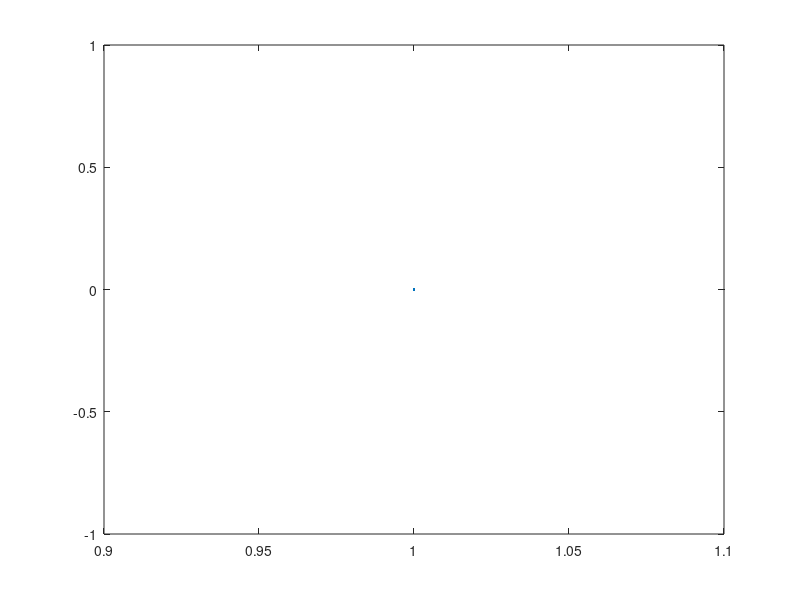

Reproduce this figure in MATLAB. (Note: this script raises an error after producing the figure.)
%
% Draw scatter plots.
%
% PARAMETERS 
%	$networks	Space-separated list of networks
%	$kind		Kind of plot:  Names of two statistics separated by a dot '.'
%	$class		Name of class used (corresponds to choice of networks)
%
% INPUT FILES
%	Depending on the kind
%
% OUTPUT FILES
%	plot/scatter.[a...].$kind.$class.eps
%	plot/scatter_single.[a...].$statistic_y.$class.eps (when $statistic_x == volume)
%	dat/scattercorr.$kind.$class
%

networks = getenv('networks');
kind = getenv('kind');
class = getenv('class'); 

networks = regexp(networks, '[a-zA-Z0-9_-]+', 'match')

if length(networks) == 0
    plot(0);
    konect_print(sprintf('plot/scatter.a.%s.%s.eps', kind, class)); 
    exit;
end

tokens = regexp(kind, '^(.+)\.(.+)$', 'tokens');
statistic_x = tokens{1}(1); statistic_x = statistic_x{:}; 
statistic_y = tokens{1}(2); statistic_y = statistic_y{:}; 

% One network per line.  Columns:  X, Y, FORMAT, WEIGHTS. 
s = [];

for k = 1 : prod(size(networks))
    network = networks(k); 
    network = network{:}

    info = read_info(network); 

    x = read_statistic(statistic_x, network);   x = x(1); 
    y = read_statistic(statistic_y, network);   y = y(1); 

    s = [ s ; x y info.format info.weights ]; 
end

x_label = konect_label_statistic(statistic_x, 'matlab');
y_label = konect_label_statistic(statistic_y, 'matlab'); 

% For some combinations of statistics, both axes show the same type of
% variable, and thus we draw square plots with the main diagonal (X=Y)
% visible.  
equal_axes = 0;
if strcmp(statistic_x, 'size_2') & strcmp(statistic_y, 'size_3'), equal_axes = 1;  end; 

[logarithmic] = konect_data_statistic();

statistic_x_field = konect_tofieldname(statistic_x);
statistic_y_field = konect_tofieldname(statistic_y);

x_log = logarithmic.(statistic_x_field);
y_log = logarithmic.(statistic_y_field); 

s_1 = s(:,1)'; 
s_2 = s(:,2)'; 
s_3 = s(:,3)'; 
s_4 = s(:,4)'; 

%
% Distribution of values for Y statistic
%
if strcmp(statistic_x, 'volume')
    scatter_single(s(:,2), class, 'a', y_label, y_log, statistic_y); 
    scatter_single(s(:,2), class, 'b', y_label, y_log, statistic_y); 
    scatter_single(s(:,2), class, 'bx', y_label, y_log, statistic_y); 
    scatter_single(s(:,2), class, 'by', y_label, y_log, statistic_y); 
    scatter_single(s(:,2), class, 'bxy', y_label, y_log, statistic_y); 
end


%
% Correlation values
%

s_1 = s(:,1)
s_2 = s(:,2)
ii = isfinite(s_1) & isfinite(s_2)

[corr_rho corr_pval] = corr(s_1(ii), s_2(ii))

OUT = fopen(sprintf('dat/scattercorr.%s.%s', kind, class), 'w'); 
if OUT < 0, error('fopen'); end;
fprintf(OUT, '%g\n%g\n', corr_rho, corr_pval); 
if fclose(OUT) < 0, error('fclose'); end;

%
% Actual plots
%

types = { 'c', 'b', 'bx', 'by', 'bxy', 'v', 'w', 'a' }; 

for i = 1 : length(types)
    type = types{i}
    scatter_plot(s, kind, class, type,   x_label, y_label, equal_axes, networks, x_log, y_log, statistic_x, statistic_y);
end
